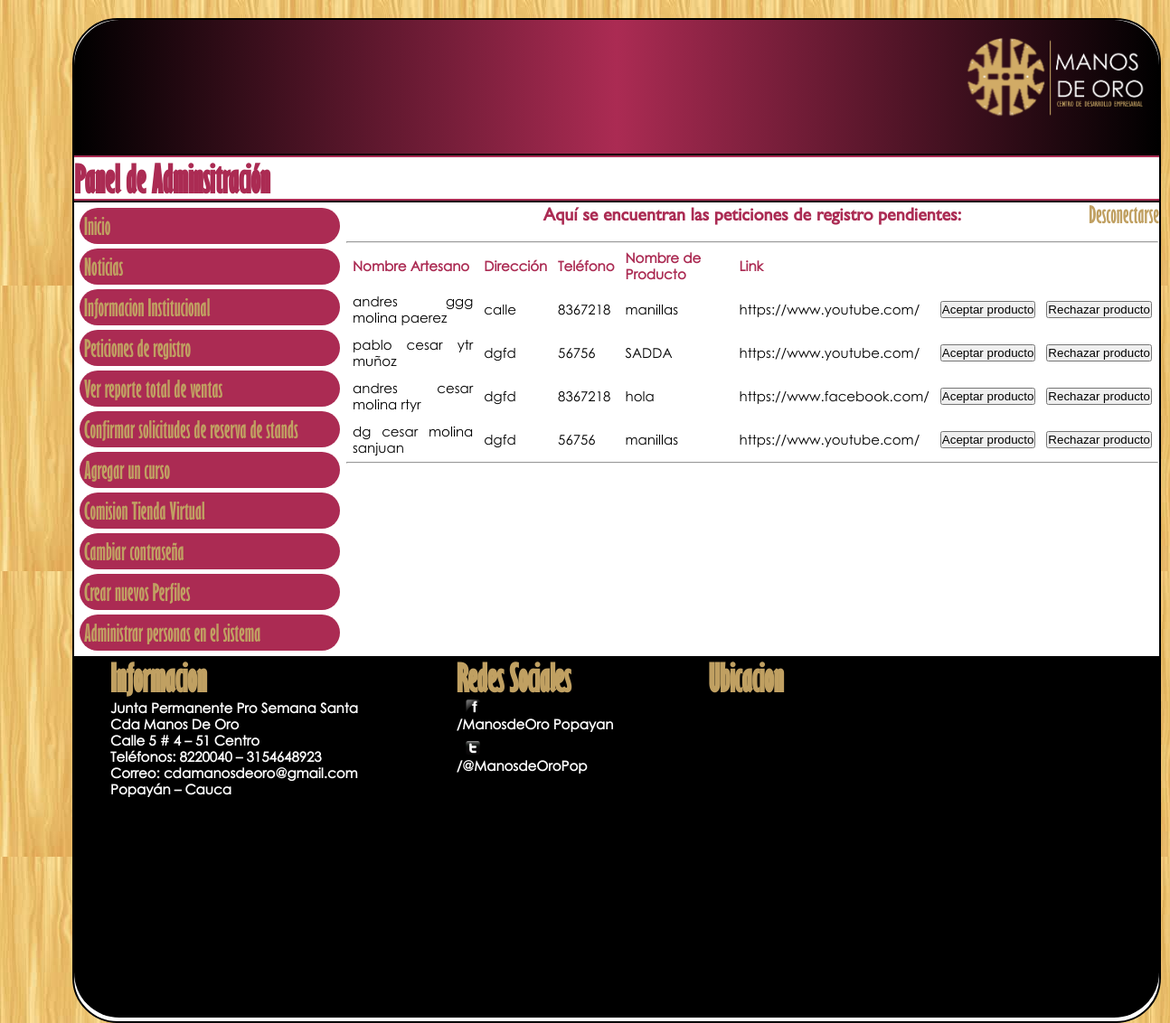
The app's page /Interfaces/peticionesRegistro.php (signed in), older data.
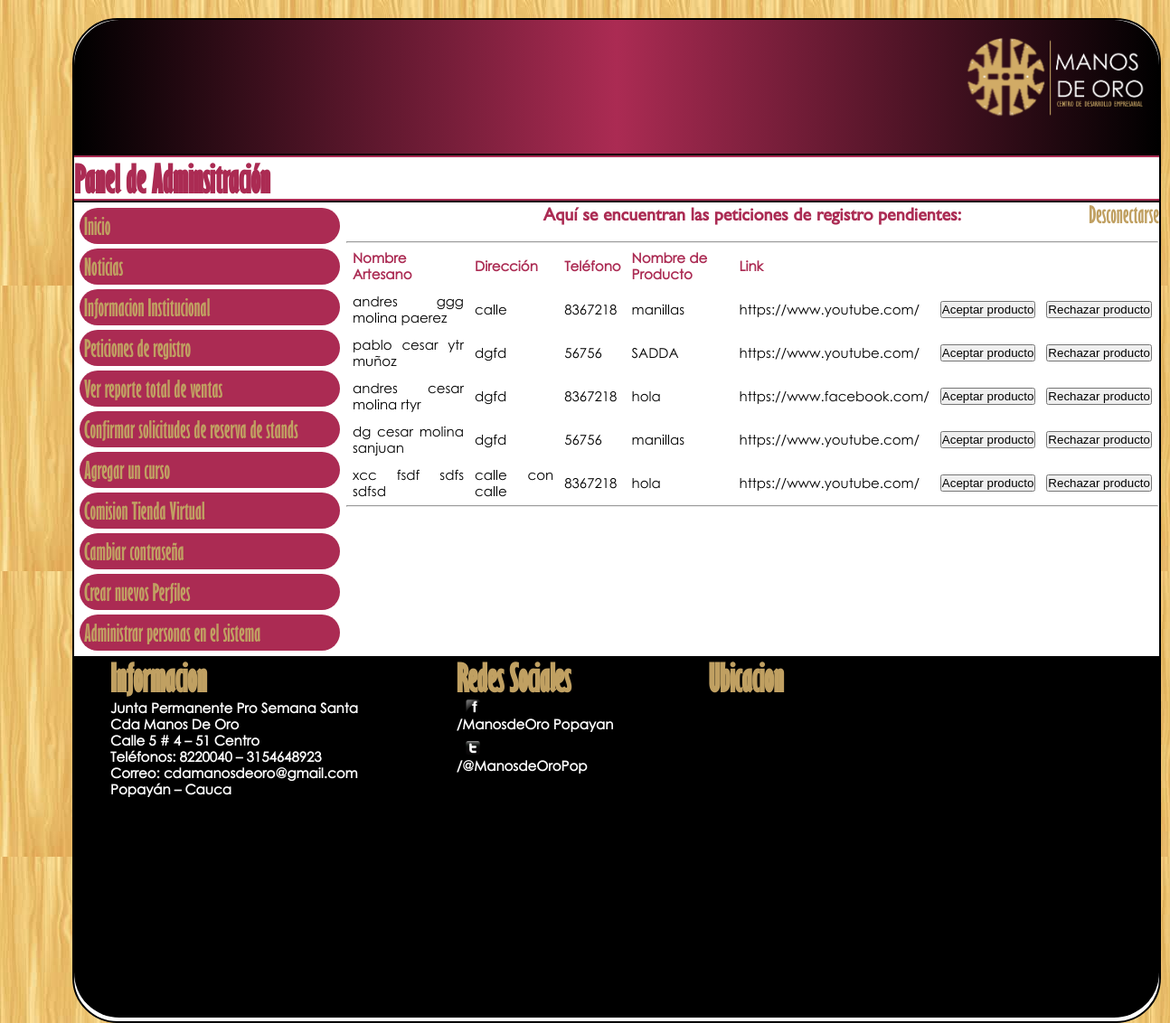
The same page, newer data.
### tables this page shows
CREATE TABLE IF NOT EXISTS `producto` (
`idproducto` int(11) NOT NULL,
  `nombproducto` varchar(300) NOT NULL,
  `descripcion` varchar(30) NOT NULL,
  `link` varchar(150) DEFAULT NULL,
  `idartesano` int(11) NOT NULL,
  `aceptado` tinyint(4) NOT NULL,
  `empresa` varchar(150) NOT NULL,
  `nroenvio` varchar(30) NOT NULL,
  `notificado` int(11) NOT NULL,
  `stock` int(11) DEFAULT NULL,
  `ventas` int(11) DEFAULT NULL,
  `formatofoto` int(11) DEFAULT NULL,
  `precio` int(11) NOT NULL DEFAULT '0',
  `mostrar` int(11) NOT NULL,
  `fecha` date NOT NULL,
  `comision` float NOT NULL
);

CREATE TABLE IF NOT EXISTS `artesano` (
`idArtesano` int(11) NOT NULL,
  `TipoDoc` int(11) NOT NULL,
  `NroDoc` varchar(30) NOT NULL,
  `password` varchar(40) NOT NULL,
  `direccion` varchar(200) NOT NULL,
  `telefono` varchar(30) NOT NULL,
  `telefono2` varchar(25) NOT NULL,
  `username` varchar(30) DEFAULT NULL,
  `estado` int(11) NOT NULL,
  `nombre` varchar(200) NOT NULL,
  `celular` varchar(20) NOT NULL,
  `email` varchar(70) NOT NULL,
  `certificacion` tinyint(4) NOT NULL,
  `nivelestudio` int(11) NOT NULL,
  `aprendices` text,
  `cursos` text,
  `formatofoto` int(11) DEFAULT NULL,
  `departamento` varchar(22) NOT NULL,
  `ciudad` varchar(22) NOT NULL
);

### Librerias/Producto.php (called while the page is built, shortened)
<?php
class Producto {
    var $idproducto;
    var $nombproducto;
    var $descripcion;
    var $link;
    var $idartesano;
    var $aceptado;
    var $empresa;
    var $nroenvio;
    var $notificado;
    var $stock;
    var $ventas;
    var $formatofoto;
    var $precio;
    var $mostrar;
    var $fecha;
    var $comision;
    function getIdproducto() {
          return $this->idproducto;
    }
    function setIdproducto($idproductoIn) {
          $this->idproducto = $idproductoIn;
    }
    function getNombproducto() {
          return $this->nombproducto;
    }
    function setNombproducto($nombproducto) {
          $this->nombproducto = $nombproducto;
    }
    function getDescripcion() {
          return $this->descripcion;
    }
    function setDescripcion($descripcionIn) {
          $this->descripcion = $descripcionIn;
    }
    function getLink() {
          return $this->link;
    }
    function setLink($linkIn) {
          $this->link = $linkIn;
    }
    function getIdartesano() {
          return $this->idartesano;
    }
    function setIdartesano($idartesanoIn) {
          $this->idartesano = $idartesanoIn;
    }
    function getAceptado() {
          return $this->aceptado;
    }
    function setAceptado($aceptadoIn) {
          $this->aceptado = $aceptadoIn;
    }
    function getEmpresa() {
          return $this->empresa;
    }
    function setEmpresa($empresaIn) {
          $this->empresa = $empresaIn;
    }
    function getNroenvio() {
          return $this->nroenvio;
    }
    function setNroenvio($nroenvioIn) {
          $this->nroenvio = $nroenvioIn;
    }
    function getNotificado() {
          return $this->notificado;
    }
    function setNotificado($notificadoIn) {
          $this->notificado = $notificadoIn;
    }
    function getStock() {
          return $this->stock;
    }
    function setStock($stockIn) {
          $this->stock = $stockIn;
    }
    function getVentas() {
          return $this->ventas;
    }
    function setVentas($ventasIn) {
          $this->ventas = $ventasIn;
    }
    function getFormatofoto() {
          return $this->formatofoto;
    }
    function setFormatofoto($formatofotoIn) {
          $this->formatofoto = $formatofotoIn;
    }
    function getPrecio() {
          return $this->precio;
    }
    function setPrecio($precioIn) {
          $this->precio = $precioIn;
    }
    function getMostrar() {
          return $this->mostrar;
    }
    function setMostrar($mostrarIn) {
          $this->mostrar = $mostrarIn;
    }
      function getFecha() {
          return $this->fecha;
    }
    function setFecha($fechaIn) {
          $this->fecha = $fechaIn;
    }
      function getComision() {
          return $this->comision;
    }
    function setComision($comisionIn) {
          $this->comision = $comisionIn;
    }
}
?>

### Librerias/ProductoDao.php (called while the page is built, shortened)
<?php
class ProductoDao {
    function createValueObject() {
          return new Producto();
    }
    function searchMatching($conn, $valueObject) {
          $first = true;
          $sql = "SELECT * FROM producto WHERE 1=1 ";
          if (count($valueObject->getAceptado()) != 0) {
              if ($first) { $first = false; }
              $sql = $sql."AND aceptado = ".$valueObject->getAceptado()." ";
          }
          $sql = $sql."ORDER BY idproducto ASC ";
          $searchResults = $this->listQuery($conn, $sql);
          return $searchResults;
    }
    function listQuery($conn, $sql) {
          $searchResults = array();
          $result = $conn->execute($sql);
          while ($row = $conn->nextRow($result)) {
               $temp = $this->createValueObject();
               $temp->setIdproducto($row[0]);
               $temp->setNombproducto($row[1]);
               $temp->setDescripcion($row[2]);
               $temp->setLink($row[3]);
               $temp->setIdartesano($row[4]);
               $temp->setAceptado($row[5]);
               $temp->setEmpresa($row[6]);
               $temp->setNroenvio($row[7]);
               $temp->setNotificado($row[8]);
               $temp->setStock($row[9]);
               $temp->setVentas($row[10]);
               $temp->setFormatofoto($row[11]);
               $temp->setPrecio($row[12]);
               $temp->setMostrar($row[13]);
               $temp->setFecha($row[14]);
               $temp->setComision($row[15]);
               array_push($searchResults, $temp);
          }
          return $searchResults;
    }
}
?>

### Librerias/Datasource.php (called while the page is built, shortened)
<?php
class Datasource {
        var $dbLink;
       function Datasource($dbHost, $dbName, $dbuser, $dbpasswd) {
                $this->dbLink = mysql_connect ($dbHost, $dbuser, $dbpasswd);
	}
        function execute($sql) {
                $result = mysql_query($sql, $this->dbLink);
                return $result;
        }
        function nextRow ($result) {
                $row = mysql_fetch_array($result);
                return $row;
        }
        function checkErrors($sql) {
                $err=mysql_error();
                $errno=mysql_errno();
                if($errno) {
                        $message = "The following SQL command ".$sql." caused Database error: ".$err.".";
                        print "Unrecowerable error has occurred. All data will be logged.";
                        print "Please contact System Administrator for help! \n";
                        print " ".$message." \n";
                        exit;
                } else {
                        return;
                }
        }
}
?>

### Librerias/ArtesanoDao.php (called while the page is built, shortened)
<?php
class ArtesanoDao
{
    function createValueObject() {
          return new Artesano();
    }
    function getObject($conn, $idArtesano) {
          $valueObject = $this->createValueObject();
          $valueObject->setIdArtesano($idArtesano);
          $this->load($conn, $valueObject);
          return $valueObject;
    }
    function load($conn, $valueObject) {
          $sql = "SELECT * FROM artesano WHERE (idArtesano = ".$valueObject->getIdArtesano().") ";
          if ($this->singleQuery($conn, $sql, $valueObject))
               return true;
          else
               return false;
    }
    function singleQuery($conn, $sql, $valueObject) {
          $result = $conn->execute($sql);
          if ($row = $conn->nextRow($result)) {
                   $valueObject->setIdArtesano($row[0]);
                   $valueObject->setTipoDoc($row[1]);
                   $valueObject->setNroDoc($row[2]);
                   $valueObject->setPassword($row[3]);
                   $valueObject->setDireccion($row[4]);
                   $valueObject->setTelefono($row[5]);
                   $valueObject->setTelefono2($row[6]);
                   $valueObject->setUsername($row[7]);
                   $valueObject->setEstado($row[8]);
                   $valueObject->setNombre($row[9]);
                   $valueObject->setCelular($row[10]);
                   $valueObject->setEmail($row[11]);
                   $valueObject->setCertificacion($row[12]);
                   $valueObject->setNivelestudio($row[13]);
                   $valueObject->setAprendices($row[14]);
                   $valueObject->setCursos($row[15]);
                   $valueObject->setFormatofoto($row[16]);
                   $valueObject->setDepartamento($row[17]);
                   $valueObject->setCiudad($row[18]);
          } else {
               return false;
          }
          return true;
    }
}
?>

### Librerias/Artesano.php (called while the page is built, shortened)
<?php
class Artesano {
    var $idArtesano;
    function getIdArtesano() {
          return $this->idArtesano;
    }
    function setIdArtesano($idArtesanoIn) {
          $this->idArtesano = $idArtesanoIn;
    }
}
?>

### Interfaces/peticionesRegistro.php (the view, shortened to what the rows shown need)
<?php
	include_once("../Librerias/Datasource.php");
	include_once("../Librerias/ProductoDao.php");
	include_once("../Librerias/Producto.php");
	include_once("../Librerias/Artesano.php");
	include_once("../Librerias/ArtesanoDao.php");
	if(isset($_SESSION["USER"]))
	{
		if($_SESSION["ROL"]!="Administrador")
		{
			if($_SESSION["ROL"]=="Administrador de tienda")
			{
				?>
				<script>
					alert("No tienes permiso para ver esto. Ser\u00e1s redireccionado a tu p\u00e1gina de inicio");
				</script>
				<meta http-equiv="refresh" content="0,url=admonTienda.php">
				<?php
			}
			else
			{
				?>
					<script>
						alert("No tienes permiso para ver esto. Ser\u00e1s redireccionado a tu p\u00e1gina de inicio");
					</script>
					<meta http-equiv="refresh" content="0,url=principal.php">
				<?php
			}
		}
		else
		{
			$conn=new Datasource($dbhost,$dbName,$dbUser,$dbPassword);
			$pdao=new ProductoDao();
			$artdao=new ArtesanoDao();
			?>
<!DOCTYPE html>
<html>
	<head>
				<link rel="stylesheet" href="../css/diseno.css">
	</head>
	<body  onload="initialize()">
		<div id="contenedor">
			<nav id="nav_admon">
				<div style="float: center; width: 33%;">
					<h1 id="titulos_noti">Panel de Adminsitración</h1>
				</div>
			</nav>
			<section id="sec6">
				<center>
					<h1 id="strings_editar_rojo">Aquí se encuentran las peticiones de registro pendientes:</h1><br>
					<div id="tabla">
						<?php
							$busqueda=new Producto();
							$busqueda->setAceptado(0);
							$prodnoaceptados=$pdao->searchMatching($conn,$busqueda);
							if(count($prodnoaceptados)!=0)
							{
								?>
									<table >
										<tr>
											<td  style="padding:5px">
											<h1 id="strings_editar_rojo2">Nombre Artesano</h1>
											</td>
											<td style="padding:5px">
											<h1 id="strings_editar_rojo2">Dirección</h1>
											</td>
											<td style="padding:5px">
											<h1 id="strings_editar_rojo2">Teléfono</h1>
											</td>
											<td style="padding:5px">
												<h1 id="strings_editar_rojo2">Nombre de Producto</h1>
											</td>
											<td  style="padding:5px">
												<h1 id="strings_editar_rojo2">Link</h1>
											</td>
										</tr>
										<?php
											for($i=0;$i<count($prodnoaceptados);$i++)
											{
												if($prodnoaceptados[$i]->getAceptado()==0)
												{
													$producto=$prodnoaceptados[$i];
													$artesano=$artdao->getObject($conn,($producto->getIdartesano()));
													echo("<tr>");
													echo("<td  style='padding:5px' id='strings_editar'>".(utf8_encode($artesano->getNombre()))."</td>");
													echo("<td  style='padding:5px' id='strings_editar'>".($artesano->getDireccion())."</td>");
													echo("<td  style='padding:5px' id='strings_editar'>".($artesano->getTelefono())."</td>");
													echo("<td  style='padding:5px' id='strings_editar'>".(utf8_encode($producto->getDescripcion()))."</td>");
													echo("<td  style='padding:5px' id='strings_editar'>".$producto->getLink()."</td>");
													echo("<td style='padding:5px' ><input type='button' value='Aceptar producto' onclick='aceptarProducto(".$producto->getIdproducto().")'></td>");
													echo("<td style='padding:5px' ><input type='button' value='Rechazar producto' onclick='rechazarProducto(".$producto->getIdproducto().")'></td>");
													echo("</tr>");
												}
											}
										?>
									</table>
								<?php
							}
							else
							{
								?>
									No hay peticiones por revisar.
								<?php
							}
						?>
					</div>
				</center>
			</section>
			<footer>
				<div style="float: left; width: 33%;">
						<h1 id="titulos_footer">Informacion</h1>
						<h1 id="strings_footer">Junta Permanente Pro Semana Santa</h1>
						<h1 id="strings_footer">Cda Manos De Oro</h1>
						<h1 id="strings_footer">Calle 5 # 4 – 51 Centro</h1>
						<h1 id="strings_footer">Teléfonos: 8220040 – 3154648923</h1>
						<h1 id="strings_footer">Correo: cdamanosdeoro@gmail.com</h1>
						<h1 id="strings_footer">Popayán – Cauca</h1>
				</div>
				<div style="float: left; width: 23%;">
						<h1 id="titulos_footer">Redes Sociales</h1>
						<div id="foot_face">
							<h1 id="strings_footer">/ManosdeOro Popayan</h1>
						</div>
						<br>
						<div id="foot_twiter">
						<h1 id="strings_footer">/@ManosdeOroPop</h1>
						</div>
				</div>
				<div style="float: right; width: 43%;">
						<h1 id="titulos_footer">Ubicacion</h1>
			</footer>
		</div>
	</body>
</html>
			<?php
		}
	}
?>

Row changes from the older to the newer data that the page shows:
added producto: idartesano.nombre "xcc fsdf sdfs sdfsd", idartesano.direccion "calle con calle", idartesano.telefono "8367218", descripcion "hola", link "https://www.youtube.com/"
